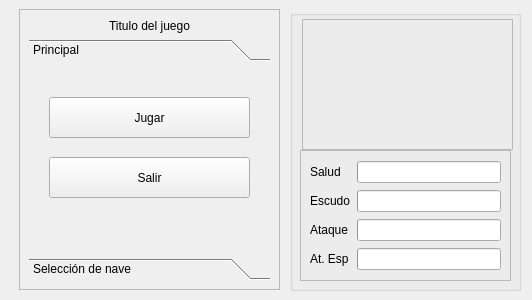
<?xml version="1.0" encoding="UTF-8"?>
<ui version="4.0">
 <class>MenuWindow</class>
 <widget class="QWidget" name="MenuWindow">
  <property name="geometry">
   <rect>
    <x>0</x>
    <y>0</y>
    <width>532</width>
    <height>300</height>
   </rect>
  </property>
  <property name="minimumSize">
   <size>
    <width>532</width>
    <height>300</height>
   </size>
  </property>
  <property name="maximumSize">
   <size>
    <width>532</width>
    <height>300</height>
   </size>
  </property>
  <property name="cursor">
   <cursorShape>CrossCursor</cursorShape>
  </property>
  <property name="mouseTracking">
   <bool>false</bool>
  </property>
  <property name="windowTitle">
   <string>Menú principal</string>
  </property>
  <property name="styleSheet">
   <string notr="true">QWidget#MenuWindow{
background-color: rgb(36, 49, 63);
	border-style: outset;
    border-width: 2px;
    border-radius: 2px;
   border-color: black;
	color: rgb(63, 85, 101);
	font: 9pt &quot;Small Fonts&quot;;
}

QFrame#frame{
    border-style: outset;
	background-color: rgb(0, 0, 0);
}

QFrame#frame_3{
    border-style: outset;
}

QPushButton#jugarButton { 
background-color: rgba(72, 73, 88, 255);
	border-style: outset;
    border-width: 2px;
    border-radius: 2px;
   border-color: rgb(137, 139, 142);
    font: bold 14px;
    padding: 6px;

	color: rgb(220, 220, 220);
	font: bold 11pt &quot;Small Fonts&quot;;
}


QPushButton#jugarButton:pressed {
	border-style: inset;
	border-color: rgb(30, 39, 90);
}

QPushButton#salirButton { 
background-color: rgba(72, 73, 88, 255);
border-style: outset;
border-width: 2px;
border-radius: 2px;
border-color: rgb(137, 139, 142);
font: bold 14px;
padding: 6px;

color: rgb(220, 220, 220);
font: bold 11pt &quot;Small Fonts&quot;;
}

QPushButton#salirButton:pressed {
	border-style: inset;
	border-color: rgb(30, 39, 90);
}

QGroupBox#groupBox{
background-color: rgba(72, 73, 88, 255);
border-style: outset;
border-width: 2px;
border-radius: 2px;
border-color: rgb(137, 139, 142);
padding: 6px;

color: rgb(220, 220, 220);
font: bold 8pt &quot;Small Fonts&quot;;
}


QToolBox{
     icon-size: 40px;
	 background: #1E2736;
}

QToolBox QScrollArea&gt;QWidget&gt;QWidget
{
    background-color: rgb(36,49,63);
}

QToolBox::tab {

    background-color: qlineargradient(spread:pad, x1:0, y1:0, x2:1, y2:0, stop:0 rgba(36, 49, 63, 255), stop:1    rgba(72, 73, 88, 255));
    border-radius: 2px;
	color: rgb(220, 220, 220);
	font: 12pt &quot;Small Fonts&quot;;
}

QRadioButton{
	color: rgb(220, 220, 220);
	font: 11pt &quot;Small Fonts&quot;;
}
QRadioButton::indicator{
color: rgb(137, 139, 142);
width: 10px;
height: 10px;
background: white;
border-width: 2px;
border-style: solid;
border-radius: 7px;
}

QRadioButton::indicator:checked
{
color: black;
background: black;
border-width: 2px;
border-style: solid;
border-radius: 7px;
border-color: white;
}

QLabel{
color:rgb(220, 220, 220);
	font: 10pt &quot;Small Fonts&quot;;
}

QProgressBar
{
    background: #010327;
    color: #0a9dff;
    border-style: outset;
    border-width: 2px;
    border-color: rgb(64, 88, 127);
    border-radius: 2px;
    text-align: left;

}
QProgressBar::chunk
{
    background-color: rgb(0, 170, 255);
}

</string>
  </property>
  <widget class="QGroupBox" name="groupBox">
   <property name="geometry">
    <rect>
     <x>290</x>
     <y>10</y>
     <width>231</width>
     <height>281</height>
    </rect>
   </property>
   <property name="title">
    <string/>
   </property>
   <widget class="QFrame" name="frame">
    <property name="geometry">
     <rect>
      <x>12</x>
      <y>9</y>
      <width>211</width>
      <height>131</height>
     </rect>
    </property>
    <property name="minimumSize">
     <size>
      <width>211</width>
      <height>131</height>
     </size>
    </property>
    <property name="maximumSize">
     <size>
      <width>211</width>
      <height>131</height>
     </size>
    </property>
    <property name="frameShape">
     <enum>QFrame::StyledPanel</enum>
    </property>
    <property name="frameShadow">
     <enum>QFrame::Raised</enum>
    </property>
    <layout class="QHBoxLayout" name="horizontalLayout">
     <item>
      <widget class="QLabel" name="imagenNave">
       <property name="minimumSize">
        <size>
         <width>0</width>
         <height>0</height>
        </size>
       </property>
       <property name="maximumSize">
        <size>
         <width>300</width>
         <height>300</height>
        </size>
       </property>
       <property name="text">
        <string/>
       </property>
       <property name="scaledContents">
        <bool>false</bool>
       </property>
       <property name="alignment">
        <set>Qt::AlignCenter</set>
       </property>
      </widget>
     </item>
    </layout>
   </widget>
   <widget class="QFrame" name="frame_3">
    <property name="geometry">
     <rect>
      <x>10</x>
      <y>140</y>
      <width>211</width>
      <height>131</height>
     </rect>
    </property>
    <property name="minimumSize">
     <size>
      <width>211</width>
      <height>131</height>
     </size>
    </property>
    <property name="maximumSize">
     <size>
      <width>211</width>
      <height>131</height>
     </size>
    </property>
    <property name="frameShape">
     <enum>QFrame::StyledPanel</enum>
    </property>
    <property name="frameShadow">
     <enum>QFrame::Raised</enum>
    </property>
    <layout class="QGridLayout" name="gridLayout">
     <item row="3" column="1">
      <widget class="QProgressBar" name="ataqueEspBar">
       <property name="value">
        <number>0</number>
       </property>
       <property name="alignment">
        <set>Qt::AlignCenter</set>
       </property>
       <property name="textVisible">
        <bool>false</bool>
       </property>
       <property name="format">
        <string>%p%</string>
       </property>
      </widget>
     </item>
     <item row="2" column="1">
      <widget class="QProgressBar" name="ataqueBar">
       <property name="value">
        <number>0</number>
       </property>
       <property name="textVisible">
        <bool>false</bool>
       </property>
      </widget>
     </item>
     <item row="1" column="1">
      <widget class="QProgressBar" name="escudoBar">
       <property name="value">
        <number>0</number>
       </property>
       <property name="textVisible">
        <bool>false</bool>
       </property>
      </widget>
     </item>
     <item row="0" column="1">
      <widget class="QProgressBar" name="saludBar">
       <property name="value">
        <number>0</number>
       </property>
       <property name="textVisible">
        <bool>false</bool>
       </property>
      </widget>
     </item>
     <item row="0" column="0">
      <widget class="QLabel" name="label_2">
       <property name="text">
        <string>Salud</string>
       </property>
      </widget>
     </item>
     <item row="1" column="0">
      <widget class="QLabel" name="label_3">
       <property name="text">
        <string>Escudo</string>
       </property>
      </widget>
     </item>
     <item row="2" column="0">
      <widget class="QLabel" name="label_4">
       <property name="text">
        <string>Ataque</string>
       </property>
      </widget>
     </item>
     <item row="3" column="0">
      <widget class="QLabel" name="label_5">
       <property name="text">
        <string>At. Esp</string>
       </property>
      </widget>
     </item>
    </layout>
   </widget>
  </widget>
  <widget class="QFrame" name="frame_2">
   <property name="geometry">
    <rect>
     <x>19</x>
     <y>9</y>
     <width>261</width>
     <height>281</height>
    </rect>
   </property>
   <property name="styleSheet">
    <string notr="true"/>
   </property>
   <property name="frameShape">
    <enum>QFrame::StyledPanel</enum>
   </property>
   <property name="frameShadow">
    <enum>QFrame::Raised</enum>
   </property>
   <layout class="QVBoxLayout" name="verticalLayout">
    <item>
     <widget class="QLabel" name="label">
      <property name="text">
       <string>Titulo del juego</string>
      </property>
      <property name="alignment">
       <set>Qt::AlignCenter</set>
      </property>
     </widget>
    </item>
    <item>
     <widget class="QToolBox" name="toolBox">
      <property name="cursor">
       <cursorShape>CrossCursor</cursorShape>
      </property>
      <property name="styleSheet">
       <string notr="true"/>
      </property>
      <property name="currentIndex">
       <number>0</number>
      </property>
      <widget class="QWidget" name="toolPrincipal">
       <property name="geometry">
        <rect>
         <x>0</x>
         <y>0</y>
         <width>237</width>
         <height>168</height>
        </rect>
       </property>
       <attribute name="label">
        <string>Principal</string>
       </attribute>
       <widget class="QPushButton" name="jugarButton">
        <property name="geometry">
         <rect>
          <x>20</x>
          <y>30</y>
          <width>201</width>
          <height>41</height>
         </rect>
        </property>
        <property name="minimumSize">
         <size>
          <width>201</width>
          <height>41</height>
         </size>
        </property>
        <property name="maximumSize">
         <size>
          <width>201</width>
          <height>41</height>
         </size>
        </property>
        <property name="text">
         <string>Jugar</string>
        </property>
       </widget>
       <widget class="QPushButton" name="salirButton">
        <property name="geometry">
         <rect>
          <x>20</x>
          <y>90</y>
          <width>201</width>
          <height>41</height>
         </rect>
        </property>
        <property name="minimumSize">
         <size>
          <width>201</width>
          <height>41</height>
         </size>
        </property>
        <property name="maximumSize">
         <size>
          <width>201</width>
          <height>41</height>
         </size>
        </property>
        <property name="text">
         <string>Salir</string>
        </property>
       </widget>
      </widget>
      <widget class="QWidget" name="toolSeleccion">
       <property name="geometry">
        <rect>
         <x>0</x>
         <y>0</y>
         <width>237</width>
         <height>168</height>
        </rect>
       </property>
       <attribute name="label">
        <string>Selección de nave</string>
       </attribute>
       <widget class="QRadioButton" name="cazaButton">
        <property name="geometry">
         <rect>
          <x>50</x>
          <y>30</y>
          <width>141</width>
          <height>19</height>
         </rect>
        </property>
        <property name="text">
         <string>Caza</string>
        </property>
       </widget>
       <widget class="QRadioButton" name="acorazadoButton">
        <property name="geometry">
         <rect>
          <x>50</x>
          <y>60</y>
          <width>151</width>
          <height>19</height>
         </rect>
        </property>
        <property name="text">
         <string>Acorazado</string>
        </property>
       </widget>
       <widget class="QRadioButton" name="batallaButton">
        <property name="geometry">
         <rect>
          <x>50</x>
          <y>90</y>
          <width>151</width>
          <height>19</height>
         </rect>
        </property>
        <property name="text">
         <string>Nave de batalla</string>
        </property>
       </widget>
       <widget class="QRadioButton" name="destructorButton">
        <property name="geometry">
         <rect>
          <x>50</x>
          <y>120</y>
          <width>141</width>
          <height>19</height>
         </rect>
        </property>
        <property name="layoutDirection">
         <enum>Qt::LeftToRight</enum>
        </property>
        <property name="text">
         <string>Destructor</string>
        </property>
       </widget>
      </widget>
     </widget>
    </item>
   </layout>
  </widget>
 </widget>
 <resources/>
 <connections/>
</ui>
